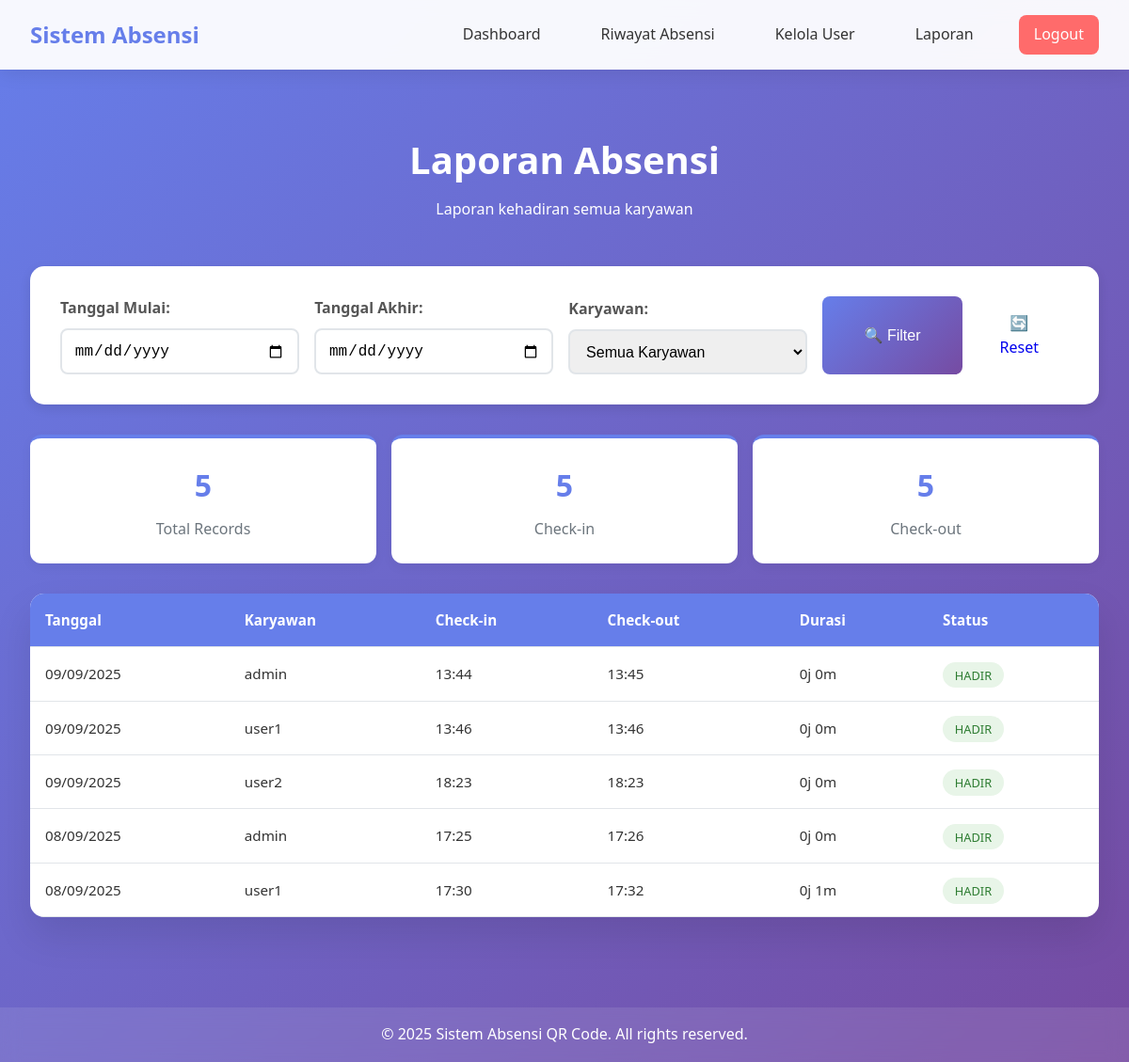
/attendance_report (signed in), run on the app's committed database.
### app.py (models this page shows)
class Attendance(db.Model):
    id = db.Column(db.Integer, primary_key=True)
    user_id = db.Column(db.Integer, db.ForeignKey('user.id'), nullable=False)
    date = db.Column(db.Date, nullable=False)
    time_in = db.Column(db.DateTime, nullable=True)
    time_out = db.Column(db.DateTime, nullable=True)
    status = db.Column(db.String(20), default='hadir')

class User(UserMixin, db.Model):
    id = db.Column(db.Integer, primary_key=True)
    username = db.Column(db.String(80), unique=True, nullable=False)
    email = db.Column(db.String(120), unique=True, nullable=False)
    password_hash = db.Column(db.String(120), nullable=False)
    is_admin = db.Column(db.Boolean, default=False)
    attendances = db.relationship('Attendance', backref='user', lazy=True)

### app.py (the view)
@app.route('/attendance_report')
@login_required
def attendance_report():
    if not current_user.is_admin:
        flash('Akses ditolak! Hanya admin yang dapat melihat laporan.')
        return redirect(url_for('dashboard'))
    start_date = request.args.get('start_date')
    end_date = request.args.get('end_date')
    user_filter = request.args.get('user_id')
    query = db.session.query(Attendance, User).join(User, Attendance.user_id == User.id)
    if start_date:
        try:
            start_date_obj = datetime.strptime(start_date, '%Y-%m-%d').date()
            query = query.filter(Attendance.date >= start_date_obj)
        except:
            flash('Format tanggal mulai tidak valid!')
    if end_date:
        try:
            end_date_obj = datetime.strptime(end_date, '%Y-%m-%d').date()
            query = query.filter(Attendance.date <= end_date_obj)
        except:
            flash('Format tanggal akhir tidak valid!')
    if user_filter:
        query = query.filter(Attendance.user_id == user_filter)
    attendances = query.order_by(Attendance.date.desc()).limit(100).all()
    users = User.query.filter_by(is_admin=False).all()  # For filter dropdown
    return render_template('attendance_report.html',
                         attendances=attendances,
                         users=users,
                         start_date=start_date,
                         end_date=end_date,
                         user_filter=user_filter)

### app.py (called while the page is built)
@login_manager.user_loader
def load_user(user_id):
    return User.query.get(int(user_id))

### templates/attendance_report.html (shortened to what this page needs)
{% extends "base.html" %}
{% block content %}
<div class="report-container">
    <div class="page-header">
        <h1>Laporan Absensi</h1>
        <p>Laporan kehadiran semua karyawan</p>
    </div>
    <div class="filter-section">
        <form method="GET" class="filter-form">
            <div class="filter-row">
                <div class="filter-group">
                    <label for="start_date">Tanggal Mulai:</label>
                    <input type="date" id="start_date" name="start_date" value="{{ start_date or '' }}">
                </div>
                <div class="filter-group">
                    <label for="end_date">Tanggal Akhir:</label>
                    <input type="date" id="end_date" name="end_date" value="{{ end_date or '' }}">
                </div>
                <div class="filter-group">
                    <label for="user_id">Karyawan:</label>
                    <select id="user_id" name="user_id">
                        <option value="">Semua Karyawan</option>
                    </select>
                </div>
                <div class="filter-buttons">
                    <button type="submit" class="btn btn-primary">🔍 Filter</button>
                    <a href="{{ url_for('attendance_report') }}" class="btn btn-secondary">🔄 Reset</a>
                </div>
            </div>
        </form>
    </div>
    {% if attendances %}
        <div class="report-stats">
            <div class="stat-card">
                <h3>{{ attendances|length }}</h3>
                <p>Total Records</p>
            </div>
            <div class="stat-card">
                <h3>{{ attendances|selectattr('0.time_in')|list|length }}</h3>
                <p>Check-in</p>
            </div>
            <div class="stat-card">
                <h3>{{ attendances|selectattr('0.time_out')|list|length }}</h3>
                <p>Check-out</p>
            </div>
        </div>
        <div class="table-container">
            <table class="report-table">
                <thead>
                    <tr>
                        <th>Tanggal</th>
                        <th>Karyawan</th>
                        <th>Check-in</th>
                        <th>Check-out</th>
                        <th>Durasi</th>
                        <th>Status</th>
                    </tr>
                </thead>
                <tbody>
                    {% for attendance, user in attendances %}
                    <tr>
                        <td>{{ attendance.date.strftime('%d/%m/%Y') }}</td>
                        <td>{{ user.username }}</td>
                        <td>
                            {% if attendance.time_in %}
                                {{ attendance.time_in.strftime('%H:%M') }}
                            {% else %}
                                <span class="no-data">-</span>
                            {% endif %}
                        </td>
                        <td>
                            {% if attendance.time_out %}
                                {{ attendance.time_out.strftime('%H:%M') }}
                            {% else %}
                                <span class="no-data">-</span>
                            {% endif %}
                        </td>
                        <td>
                            {% if attendance.time_in and attendance.time_out %}
                                {% set duration = attendance.time_out - attendance.time_in %}
                                {% set hours = duration.seconds // 3600 %}
                                {% set minutes = (duration.seconds % 3600) // 60 %}
                                {{ hours }}j {{ minutes }}m
                            {% else %}
                                <span class="no-data">-</span>
                            {% endif %}
                        </td>
                        <td>
                            <span class="status-badge status-{{ attendance.status }}">
                                {{ attendance.status.title() }}
                            </span>
                        </td>
                    </tr>
                    {% endfor %}
                </tbody>
            </table>
        </div>
    {% else %}
        <div class="no-data-message">
            <h3>Tidak ada data</h3>
            <p>Tidak ada data absensi yang sesuai dengan filter.</p>
        </div>
    {% endif %}
</div>
{% endblock %}

### templates/base.html (shortened to what this page needs)
<!DOCTYPE html>
<html lang="id">
<head>
    <link rel="stylesheet" href="{{ url_for('static', filename='css/style.css') }}">
</head>
<body>
    <nav class="navbar">
        <div class="nav-container">
            <div class="nav-brand">
                <h2>Sistem Absensi</h2>
            </div>
            {% if current_user.is_authenticated %}
            <div class="nav-menu">
                <a href="{{ url_for('dashboard') }}" class="nav-link">Dashboard</a>
                <a href="{{ url_for('attendance_page') }}" class="nav-link">Riwayat Absensi</a>
                {% if current_user.is_admin %}
                <a href="{{ url_for('manage_users') }}" class="nav-link">Kelola User</a>
                <a href="{{ url_for('attendance_report') }}" class="nav-link">Laporan</a>
                {% endif %}
                <a href="{{ url_for('logout') }}" class="nav-link logout">Logout</a>
            </div>
            {% endif %}
        </div>
    </nav>
    <main class="main-content">
        {% block content %}{% endblock %}
    </main>
    <footer class="footer">
        <div class="footer-content">
            <p>&copy; 2025 Sistem Absensi QR Code. All rights reserved.</p>
        </div>
    </footer>
</body>
</html>

### static/css/style.css (style rules this page uses)
* { margin: 0; padding: 0; box-sizing: border-box; }
body { font-family: 'Segoe UI', Tahoma, Geneva, Verdana, sans-serif; line-height: 1.6; color: #333; background: linear-gradient(135deg, #667eea 0%, #764ba2 100%); min-height: 100vh; }
.navbar { background: rgba(255, 255, 255, 0.95); backdrop-filter: blur(10px); padding: 1rem 0; box-shadow: 0 2px 20px rgba(0, 0, 0, 0.1); }
.nav-container { max-width: 1200px; margin: 0 auto; display: flex; justify-content: space-between; align-items: center; padding: 0 2rem; }
.nav-brand h2 { color: #667eea; font-weight: 600; }
.nav-menu { display: flex; gap: 2rem; }
.nav-link { text-decoration: none; color: #333; font-weight: 500; padding: 0.5rem 1rem; border-radius: 8px; transition: all 0.3s ease; }
.nav-link.logout { background: #ff6b6b; color: white; }
.main-content { min-height: calc(100vh - 120px); padding: 2rem 0; }
.btn { display: inline-block; padding: 1rem 2rem; border: none; border-radius: 8px; font-size: 1rem; font-weight: 500; text-decoration: none; cursor: pointer; transition: all 0.3s ease; text-align: center; }
.btn-primary { background: linear-gradient(135deg, #667eea 0%, #764ba2 100%); color: white; width: 100%; }
.status-hadir { color: #4caf50; }
.page-header { text-align: center; margin-bottom: 3rem; color: white; }
.page-header h1 { font-size: 2.5rem; margin-bottom: 0.5rem; }
.table-container { background: white; border-radius: 15px; overflow: hidden; box-shadow: 0 20px 40px rgba(0, 0, 0, 0.1); }
.status-badge { padding: 0.3rem 0.8rem; border-radius: 20px; font-size: 0.8rem; font-weight: 500; text-transform: uppercase; }
.status-hadir { background: #e8f5e8; color: #2e7d32; }
.footer { background: rgba(255, 255, 255, 0.1); backdrop-filter: blur(10px); text-align: center; padding: 1rem 0; margin-top: 2rem; }
.footer-content { color: white; }

### templates/attendance_report.html (style rules this page uses)
.report-container { max-width: 1400px; margin: 0 auto; padding: 2rem; }
.page-header { text-align: center; margin-bottom: 3rem; color: white; }
.page-header h1 { font-size: 2.5rem; margin-bottom: 0.5rem; }
.filter-section { background: white; padding: 2rem; border-radius: 15px; margin-bottom: 2rem; box-shadow: 0 4px 12px rgba(0,0,0,0.1); }
.filter-row { display: grid; grid-template-columns: 1fr 1fr 1fr auto; gap: 1rem; align-items: end; }
.filter-group { display: flex; flex-direction: column; gap: 0.5rem; }
.filter-group label { font-weight: 600; color: #555; }
.filter-group input, .filter-group select { padding: 0.8rem; border: 2px solid #e1e5e9; border-radius: 8px; font-size: 1rem; }
.filter-buttons { display: flex; gap: 0.5rem; }
.report-stats { display: grid; grid-template-columns: repeat(auto-fit, minmax(200px, 1fr)); gap: 1rem; margin-bottom: 2rem; }
.stat-card { background: white; padding: 1.5rem; border-radius: 12px; text-align: center; box-shadow: 0 4px 12px rgba(0,0,0,0.05); border-top: 4px solid #667eea; }
.stat-card h3 { font-size: 2rem; color: #667eea; margin-bottom: 0.5rem; }
.stat-card p { color: #6c757d; font-weight: 500; }
.report-table { width: 100%; border-collapse: collapse; font-size: 0.95rem; }
.report-table th, .report-table td { padding: 1rem; text-align: left; border-bottom: 1px solid #e1e5e9; }
.report-table th { background: #667eea; color: white; font-weight: 600; position: sticky; top: 0; }

### data on the page
Attendance: date "09/09/2025", username "admin", time_in "13:44", time_out "13:45", hours "0", minutes "0", status "HADIR"
Attendance: date "09/09/2025", username "user1", time_in "13:46", time_out "13:46", hours "0", minutes "0", status "HADIR"
Attendance: date "09/09/2025", username "user2", time_in "18:23", time_out "18:23", hours "0", minutes "0", status "HADIR"
Attendance: date "08/09/2025", username "admin", time_in "17:25", time_out "17:26", hours "0", minutes "0", status "HADIR"
Attendance: date "08/09/2025", username "user1", time_in "17:30", time_out "17:32", hours "0", minutes "1", status "HADIR"

### other printed values
{{ attendances|length }} "5"
{{ attendances|selectattr('0.time_in')|list|length }} "5"
{{ attendances|selectattr('0.time_out')|list|length }} "5"
